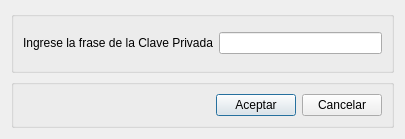
<?xml version="1.0" encoding="UTF-8"?>
<ui version="4.0">
 <class>FraseDialog</class>
 <widget class="QDialog" name="FraseDialog">
  <property name="geometry">
   <rect>
    <x>0</x>
    <y>0</y>
    <width>405</width>
    <height>139</height>
   </rect>
  </property>
  <property name="windowTitle">
   <string>Dialog</string>
  </property>
  <layout class="QGridLayout" name="gridLayout">
   <item row="1" column="0" colspan="2">
    <widget class="QGroupBox" name="groupBox_2">
     <property name="title">
      <string/>
     </property>
     <layout class="QGridLayout" name="gridLayout_3">
      <item row="0" column="0">
       <widget class="QLabel" name="label">
        <property name="text">
         <string>Ingrese la frase de la Clave Privada</string>
        </property>
       </widget>
      </item>
      <item row="0" column="1">
       <widget class="QLineEdit" name="lineEdit_frase">
        <property name="echoMode">
         <enum>QLineEdit::Normal</enum>
        </property>
       </widget>
      </item>
     </layout>
    </widget>
   </item>
   <item row="3" column="0" colspan="2">
    <widget class="QGroupBox" name="groupBox">
     <property name="sizePolicy">
      <sizepolicy hsizetype="Preferred" vsizetype="Maximum">
       <horstretch>0</horstretch>
       <verstretch>0</verstretch>
      </sizepolicy>
     </property>
     <property name="title">
      <string/>
     </property>
     <layout class="QGridLayout" name="gridLayout_2">
      <item row="0" column="1">
       <widget class="QPushButton" name="pushButton_aceptar">
        <property name="text">
         <string>Aceptar</string>
        </property>
       </widget>
      </item>
      <item row="0" column="2">
       <widget class="QPushButton" name="pushButton_cancelar">
        <property name="text">
         <string>Cancelar</string>
        </property>
       </widget>
      </item>
      <item row="0" column="0">
       <spacer name="horizontalSpacer">
        <property name="orientation">
         <enum>Qt::Horizontal</enum>
        </property>
        <property name="sizeHint" stdset="0">
         <size>
          <width>40</width>
          <height>10</height>
         </size>
        </property>
       </spacer>
      </item>
     </layout>
    </widget>
   </item>
  </layout>
 </widget>
 <resources/>
 <connections/>
</ui>
